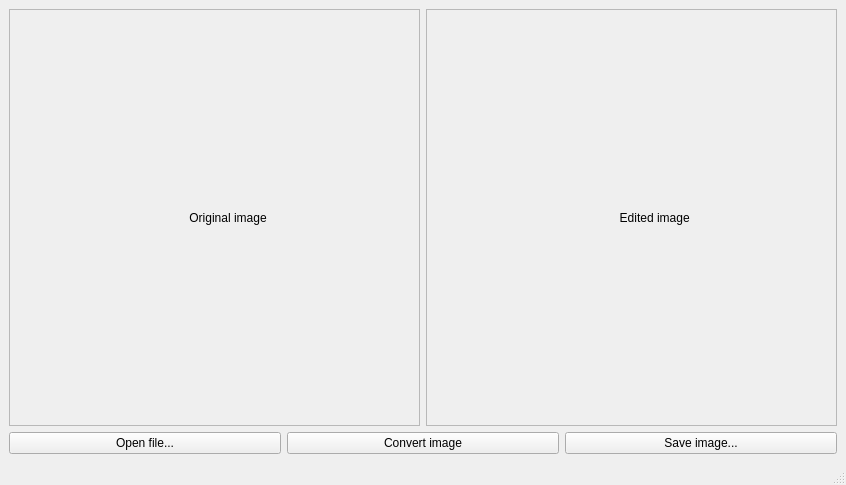
<?xml version="1.0" encoding="UTF-8"?>
<ui version="4.0">
 <class>MainWindow</class>
 <widget class="QMainWindow" name="MainWindow">
  <property name="geometry">
   <rect>
    <x>0</x>
    <y>0</y>
    <width>846</width>
    <height>485</height>
   </rect>
  </property>
  <property name="sizePolicy">
   <sizepolicy hsizetype="Preferred" vsizetype="Expanding">
    <horstretch>0</horstretch>
    <verstretch>0</verstretch>
   </sizepolicy>
  </property>
  <property name="windowTitle">
   <string>MainWindow</string>
  </property>
  <widget class="QWidget" name="centralwidget">
   <layout class="QVBoxLayout" name="verticalLayout">
    <item>
     <layout class="QHBoxLayout" name="horizontalLayout_2">
      <item>
       <widget class="QLabel" name="label">
        <property name="sizePolicy">
         <sizepolicy hsizetype="Preferred" vsizetype="Expanding">
          <horstretch>0</horstretch>
          <verstretch>0</verstretch>
         </sizepolicy>
        </property>
        <property name="frameShape">
         <enum>QFrame::StyledPanel</enum>
        </property>
        <property name="text">
         <string>                                                     Original image</string>
        </property>
        <property name="scaledContents">
         <bool>true</bool>
        </property>
       </widget>
      </item>
      <item>
       <widget class="QLabel" name="label_2">
        <property name="sizePolicy">
         <sizepolicy hsizetype="Preferred" vsizetype="Expanding">
          <horstretch>0</horstretch>
          <verstretch>0</verstretch>
         </sizepolicy>
        </property>
        <property name="frameShape">
         <enum>QFrame::StyledPanel</enum>
        </property>
        <property name="text">
         <string>                                                         Edited image</string>
        </property>
        <property name="scaledContents">
         <bool>true</bool>
        </property>
       </widget>
      </item>
     </layout>
    </item>
    <item>
     <layout class="QHBoxLayout" name="horizontalLayout">
      <item>
       <widget class="QPushButton" name="Open">
        <property name="text">
         <string>Open file...</string>
        </property>
       </widget>
      </item>
      <item>
       <widget class="QPushButton" name="Convert">
        <property name="text">
         <string>Convert image</string>
        </property>
       </widget>
      </item>
      <item>
       <widget class="QPushButton" name="Save">
        <property name="text">
         <string>Save image...</string>
        </property>
       </widget>
      </item>
     </layout>
    </item>
   </layout>
  </widget>
  <widget class="QMenuBar" name="menubar">
   <property name="geometry">
    <rect>
     <x>0</x>
     <y>0</y>
     <width>846</width>
     <height>21</height>
    </rect>
   </property>
  </widget>
  <widget class="QStatusBar" name="statusbar"/>
 </widget>
 <resources/>
 <connections/>
</ui>
